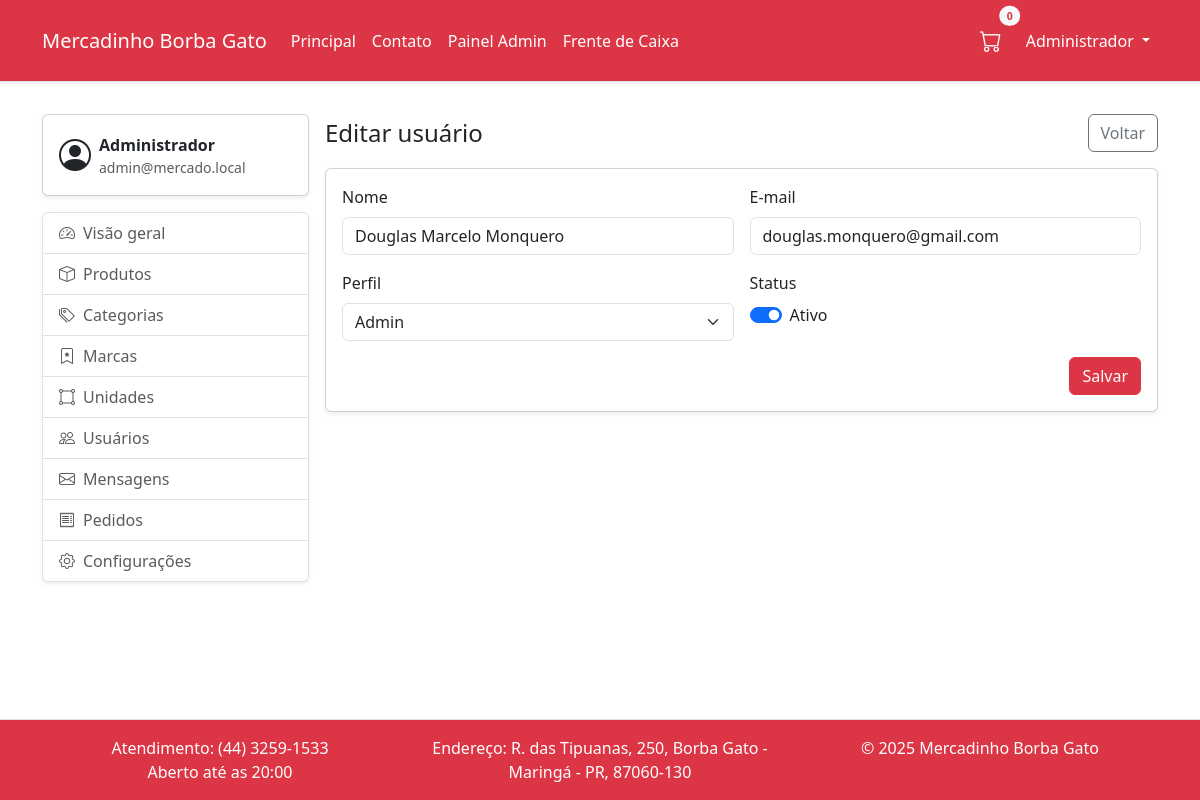
Screenshot of /public/admin/usuarios/editar?id=3 (signed in) with the database file from the repository.
### tables this page shows
CREATE TABLE `usuario` (
  `id` int NOT NULL AUTO_INCREMENT,
  `nome` varchar(120) NOT NULL,
  `email` varchar(160) NOT NULL,
  `senha_hash` varchar(255) NOT NULL,
  `perfil` enum('admin','gerente','operador','cliente') NOT NULL DEFAULT 'cliente',
  `ativo` tinyint(1) NOT NULL DEFAULT '1',
  `criado_em` timestamp NOT NULL DEFAULT CURRENT_TIMESTAMP,
  PRIMARY KEY (`id`),
  UNIQUE KEY `uq_usuario_email` (`email`)
);

### App/Core/View.php (called while the page is built, shortened)
<?php
final class View
{
    private string $basePath;
    public function __construct()
    {
        $bp = realpath(__DIR__ . '/../Views');
        $this->basePath = $bp !== false ? $bp : (__DIR__ . '/../Views');
    }
    public function render(string $template, array $data = []): void
    {
        $rel = str_replace(['.', ':'], DIRECTORY_SEPARATOR, $template) . '.php';
        $file = $this->basePath . DIRECTORY_SEPARATOR . $rel;
        extract($data, EXTR_SKIP);
        require $file;
    }
}

### App/Core/Controller.php (called while the page is built, shortened)
<?php
abstract class Controller
{
    protected View $view;
    public function __construct()
    {
        $this->view = new View();
    }
    protected function render(string $template, array $data = []): void
    {
        $this->view->render($template, $data);
    }
}

### App/Controllers/Admin/UsuariosController.php (called while the page is built, shortened)
<?php
final class UsuariosController extends BaseAdminController
{
    private UsuarioDAO $dao;
    public function __construct()
    {
        $this->dao = new UsuarioDAO(Database::getConnection());
    }
    public function edit(): void
    {
        $id = (int)($_GET['id'] ?? 0);
        $usuario = $this->dao->find($id);
        $this->render('admin/usuarios/editar', [
            'title'   => 'Editar usuário',
            'usuario' => $usuario,
        ]);
    }
}

### public/index.php (called while the page is built, shortened)
<?php
$router = new Router();
$method = $_SERVER['REQUEST_METHOD'] ?? 'GET';
$uri    = parse_url($_SERVER['REQUEST_URI'] ?? '/', PHP_URL_PATH) ?? '/';
$scriptName = str_replace('\\', '/', $_SERVER['SCRIPT_NAME'] ?? '');
$scriptDir  = rtrim(str_replace('\\', '/', dirname($scriptName)), '/');
$path = $uri;
if ($scriptName && strpos($path, $scriptName) === 0) {
    $path = substr($path, strlen($scriptName));
}
elseif ($scriptDir && $scriptDir !== '' && $scriptDir !== '/' && strpos($path, $scriptDir) === 0) {
    $path = substr($path, strlen($scriptDir));
}
$path = '/' . ltrim($path, '/');
$router->dispatch($method, $path);

### App/Core/Url.php (called while the page is built, shortened)
<?php declare(strict_types=1);
final class Url
{
    private static function base(): string
    {
        $script = $_SERVER['SCRIPT_NAME'] ?? '';
        $base = rtrim(str_replace('\\','/', dirname($script)), '/');
        return $base;
    }
    public static function to(string $path): string
    {
        $p = str_starts_with($path, '/') ? $path : '/' . $path;
        $base = self::base();
        return $base . $p;
    }
    public static function path(): string
    {
        $uri  = parse_url($_SERVER['REQUEST_URI'] ?? '/', PHP_URL_PATH) ?: '/';
        $base = self::base();
        if ($base !== '' && str_starts_with($uri, $base)) {
            $uri = substr($uri, strlen($base));
        }
        $n = rtrim($uri, '/');
        return $n === '' ? '/' : $n;
    }
    public static function is(string $path): bool
    {
        $n = rtrim($path, '/');
        $n = $n === '' ? '/' : $n;
        return self::path() === $n;
    }
}

### App/Core/Auth.php (called while the page is built, shortened)
<?php
final class Auth
{
    public static function user(): ?array
    {
        $raw = $_SESSION['user'] ?? null;
        $id     = filter_var($raw['id'], FILTER_VALIDATE_INT);
        $ativo  = filter_var($raw['ativo'], FILTER_VALIDATE_INT);
        $nome   = is_string($raw['nome'])   ? $raw['nome']   : null;
        $email  = is_string($raw['email'])  ? $raw['email']  : null;
        $perfil = is_string($raw['perfil']) ? $raw['perfil'] : null;
        return [
            'id'     => $id,
            'nome'   => $nome,
            'email'  => $email,
            'perfil' => $perfil,
            'ativo'  => $ativo,
        ];
    }
    public static function isLoggedIn(): bool
    {
        return self::user() !== null;
    }
}

### App/DAO/UsuarioDAO.php (called while the page is built, shortened)
<?php declare(strict_types=1);
final class UsuarioDAO
{
    public function find(int $id): ?array
    {
        $stmt = $this->pdo->prepare('SELECT id, nome, email, perfil, ativo, criado_em FROM usuario WHERE id = :id LIMIT 1');
        $stmt->execute([':id' => $id]);
        $row = $stmt->fetch(PDO::FETCH_ASSOC);
        return $row ?: null;
    }
}

### App/DAO/Database.php (called while the page is built, shortened)
<?php
final class Database
{
    private static ?PDO $pdo = null;
    public static function getConnection(): PDO
    {
        if (self::$pdo === null) {
            $host = $_ENV['DB_HOST'] ?? $_ENV['MYSQLHOST'] ?? '127.0.0.1';
            $port = $_ENV['DB_PORT'] ?? $_ENV['MYSQLPORT'] ?? '3306';
            $database = $_ENV['DB_NAME'] ?? $_ENV['DB_DATABASE'] ?? $_ENV['MYSQLDATABASE'] ?? 'mercadinho';
            $user = $_ENV['DB_USER'] ?? $_ENV['DB_USERNAME'] ?? $_ENV['MYSQLUSER'] ?? 'root';
            $pass = $_ENV['DB_PASS'] ?? $_ENV['DB_PASSWORD'] ?? $_ENV['MYSQLPASSWORD'] ?? '';
            $dsn = sprintf('mysql:host=%s;port=%s;dbname=%s;charset=utf8mb4', $host, $port, $database);
            self::$pdo = new PDO($dsn, $user, $pass, [
                PDO::ATTR_ERRMODE => PDO::ERRMODE_EXCEPTION,
                PDO::ATTR_DEFAULT_FETCH_MODE => PDO::FETCH_ASSOC,
                PDO::ATTR_EMULATE_PREPARES => false,
            ]);
        }
        return self::$pdo;
    }
}

### App/Views/admin/usuarios/editar.php (the view, shortened to what this page needs)
<?php
$usuario = $usuario ?? [];
$h = static fn($v) => htmlspecialchars((string)$v, ENT_QUOTES, 'UTF-8');
$perfis = ['admin' => 'Admin', 'gerente' => 'Gerente', 'operador' => 'Operador', 'cliente' => 'Cliente'];
$perfilAtual = $usuario['perfil'] ?? 'cliente';
$ativo = (int)($usuario['ativo'] ?? 0) === 1;
?>
<!doctype html>
<html lang="pt-br">
<head>
    <link rel="stylesheet" href="<?= \App\Core\Url::to('/assets/css/bootstrap.min.css') ?>" />
    <link href="https://cdn.jsdelivr.net/npm/bootstrap-icons@1.10.5/font/bootstrap-icons.css" rel="stylesheet" />
    <link rel="stylesheet" href="<?= Url::to('/assets/site/css/style.css') ?>" />
</head>
<body>
    <div class="d-flex flex-column wrapper">
        <?php require dirname(__DIR__, 2) . '/partials/navbar.php'; ?>
        <main class="flex-fill">
            <div class="container py-3">
                <div class="row g-3">
                    <div class="col-12 col-lg-3">
                        <?php require dirname(__DIR__, 2) . '/partials/admin-sidebar.php'; ?>
                    </div>
                    <div class="col-12 col-lg-9">
                        <div class="d-flex align-items-center justify-content-between mb-3">
                            <h1 class="h4 mb-0">Editar usuário</h1>
                            <a href="<?= Url::to('/admin/usuarios') ?>" class="btn btn-outline-secondary">Voltar</a>
                        </div>
                        <div class="card shadow-sm">
                            <div class="card-body">
                                <form method="post" action="<?= Url::to('/admin/usuarios/editar') ?>" class="row g-3">
                                    <div class="col-12 col-md-6">
                                        <label for="u-nome" class="form-label">Nome</label>
                                        <input id="u-nome" name="nome" type="text" class="form-control"
                                            value="<?= $h($usuario['nome'] ?? '') ?>" required>
                                    </div>
                                    <div class="col-12 col-md-6">
                                        <label for="u-email" class="form-label">E-mail</label>
                                        <input id="u-email" name="email" type="email" class="form-control"
                                            value="<?= $h($usuario['email'] ?? '') ?>" required>
                                    </div>
                                    <div class="col-12 col-md-6">
                                        <label for="u-perfil" class="form-label">Perfil</label>
                                        <select id="u-perfil" name="perfil" class="form-select" required>
                                            <?php foreach ($perfis as $valor => $label): ?>
                                            <option value="<?= $valor ?>"
                                                <?= $valor === $perfilAtual ? ' selected' : '' ?>><?= $label ?></option>
                                            <?php endforeach; ?>
                                        </select>
                                    </div>
                                    <div class="col-12 col-md-6"><span class="form-label d-block">Status</span>
                                        <div class="form-check form-switch">
                                            <input class="form-check-input" type="checkbox" role="switch" id="u-ativo"
                                                name="ativo" <?= $ativo ? 'checked' : '' ?>>
                                            <label class="form-check-label" for="u-ativo">Ativo</label>
                                        </div>
                                    </div>
                                    <div class="col-12 text-end">
                                        <button type="submit" class="btn btn-danger">Salvar</button>
                                    </div>
                                </form>
                            </div>
                        </div>
                    </div>
                </div>
            </div>
        </main>
        <?php require dirname(__DIR__, 2) . '/partials/footer.php'; ?>
    </div>
</body>
</html>

### App/Views/partials/navbar.php (shortened to what this page needs)
<?php
$u = Auth::user();
$isAdmin = $u && ($u['perfil'] === 'admin');
$canPdv = $u && in_array($u['perfil'], ['admin', 'gerente', 'operador'], true);
$cartCount = 0;
$cartCount = max(0, (int) $cartCount);
?>
<nav class="navbar navbar-expand-lg navbar-dark bg-danger border-bottom shadow-sm mb-3 py-3">
  <div class="container">
    <a class="navbar-brand text-white" href="<?= Url::to('/') ?>">Mercadinho Borba Gato</a>
    <div id="navbarMain" class="collapse navbar-collapse">
      <ul class="navbar-nav me-auto">
        <li class="nav-item">
          <a href="<?= Url::to('/') ?>" class="nav-link text-white <?= Url::is('/') ? 'active' : '' ?>">Principal</a>
        </li>
        <li class="nav-item">
          <a href="<?= Url::to('/contato') ?>" class="nav-link text-white <?= Url::is('/contato') ? 'active' : '' ?>">Contato</a>
        </li>
        <?php if ($isAdmin): ?>
          <li class="nav-item">
            <a href="<?= Url::to('/admin') ?>" class="nav-link text-white <?= Url::is('/admin') ? 'active' : '' ?>">
              Painel Admin
            </a>
          </li>
        <?php endif; ?>
        <?php if ($canPdv): ?>
          <li class="nav-item">
            <a href="<?= Url::to('/pdv') ?>" class="nav-link text-white <?= Url::is('/pdv') ? 'active' : '' ?>">
              Frente de Caixa
            </a>
          </li>
        <?php endif; ?>
      </ul>
      <ul class="navbar-nav ms-auto align-items-center">
        <li class="nav-item position-relative me-2">
          <a href="<?= Url::to('/carrinho') ?>" class="nav-link text-white position-relative <?= Url::is('/carrinho') ? 'active' : '' ?>">
            <i class="bi bi-cart" style="font-size:22px"></i>
            <span class="badge rounded-pill bg-light text-danger position-absolute top-0 start-100 translate-middle">
              <small><?= $cartCount ?></small>
            </span>
          </a>
        </li>
        <?php if (Auth::isLoggedIn()): ?>
          <li class="nav-item dropdown">
            <a class="nav-link dropdown-toggle text-white <?= Url::is('/conta') ? 'active' : '' ?>" href="#" id="userMenu" role="button" data-bs-toggle="dropdown" aria-expanded="false">
              <?= htmlspecialchars($u['nome']) ?>
            </a>
          </li>
        <?php endif; ?>
      </ul>
    </div>
  </div>
</nav>

### App/Views/partials/admin-sidebar.php (shortened to what this page needs)
<?php
$u = Auth::user();
$nome  = htmlspecialchars($u['nome']  ?? 'Administrador', ENT_QUOTES, 'UTF-8');
$email = htmlspecialchars($u['email'] ?? '', ENT_QUOTES, 'UTF-8');
?>
<aside class="sidebar-sticky">
  <div class="card shadow-sm mb-3">
    <div class="card-body d-flex align-items-center">
      <i class="bi bi-person-circle fs-2 me-2"></i>
      <div>
        <div class="fw-semibold"><?= $nome ?></div>
        <?php if ($email): ?><div class="text-muted small"><?= $email ?></div><?php endif; ?>
      </div>
    </div>
  </div>
  <div class="list-group shadow-sm">
    <a href="<?= Url::to('/admin') ?>" class="list-group-item list-group-item-action <?= Url::is('/admin') ? 'active' : '' ?>">
      <i class="bi bi-speedometer2 me-2"></i>Visão geral
    </a>
    <a href="<?= Url::to('/admin/produtos') ?>" class="list-group-item list-group-item-action <?= Url::is('/admin/produtos') ? 'active' : '' ?>">
      <i class="bi bi-box me-2"></i>Produtos
    </a>
    <a href="<?= Url::to('/admin/categorias') ?>" class="list-group-item list-group-item-action <?= Url::is('/admin/categorias') ? 'active' : '' ?>">
      <i class="bi bi-tags me-2"></i>Categorias
    </a>
    <a href="<?= Url::to('/admin/marcas') ?>" class="list-group-item list-group-item-action <?= Url::is('/admin/marcas') ? 'active' : '' ?>">
      <i class="bi bi-bookmark-star me-2"></i>Marcas
    </a>
    <a href="<?= Url::to('/admin/unidades') ?>" class="list-group-item list-group-item-action <?= Url::is('/admin/unidades') ? 'active' : '' ?>">
      <i class="bi bi-bounding-box-circles me-2"></i>Unidades
    </a>
    <a href="<?= Url::to('/admin/usuarios') ?>" class="list-group-item list-group-item-action <?= Url::is('/admin/usuarios') ? 'active' : '' ?>">
      <i class="bi bi-people me-2"></i>Usuários
    </a>
    <a href="<?= Url::to('/admin/mensagens') ?>" class="list-group-item list-group-item-action <?= Url::is('/admin/mensagens') ? 'active' : '' ?>">
      <i class="bi bi-envelope me-2"></i>Mensagens
    </a>
    <a href="<?= Url::to('/admin/pedidos') ?>" class="list-group-item list-group-item-action <?= Url::is('/admin/pedidos') ? 'active' : '' ?>">
      <i class="bi bi-receipt me-2"></i>Pedidos
    </a>
    <a href="<?= Url::to('/admin/configuracoes') ?>" class="list-group-item list-group-item-action <?= Url::is('/admin/configuracoes') ? 'active' : '' ?>">
      <i class="bi bi-gear me-2"></i>Configurações
    </a>
  </div>
</aside>

### public/assets/site/css/style.css (style rules this page uses)
body { min-width: 372px; }
.wrapper { min-height: 100vh; }

### App/Views/admin/usuarios/editar.php (style rules this page uses)
.sidebar-sticky { position: sticky; top: 1rem; }

### rows the page displays
usuario: perfil+ativo "Administrador", nome "Administrador", email "admin@mercado.local", nome "Douglas Marcelo Monquero", email "douglas.monquero@gmail.com", perfil "Admin"

### other values shown
$cartCount "0"
